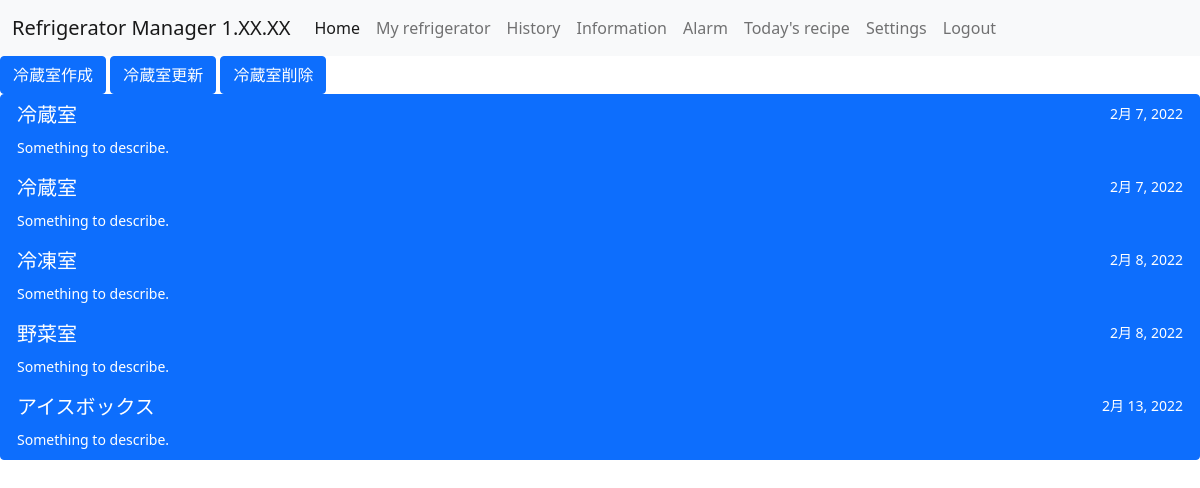
Page /ref/cpmt_list/ on the earlier database version.
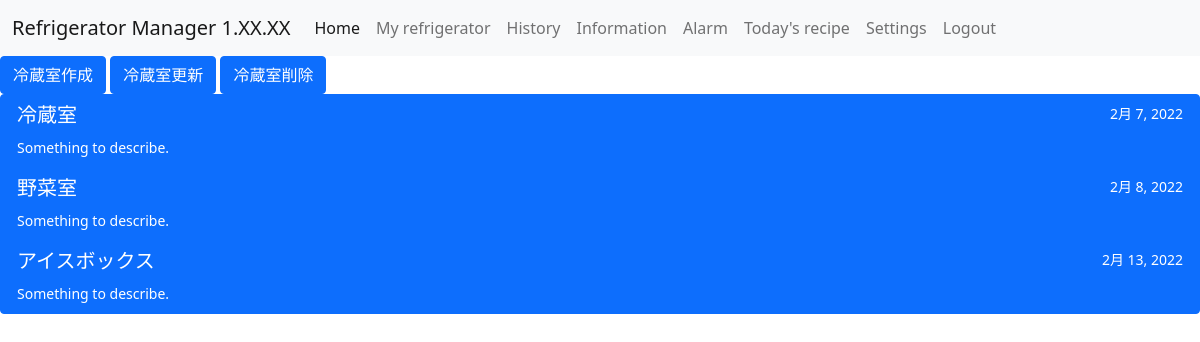
Same page on the later database version.
### ref_app/models.py (models this page shows, shortened)
class CompartmentModel(models.Model):
    name = models.CharField(
        max_length = 100,
        choices = COMPARTMENT,
    )
    user = models.ForeignKey(User, null=True, on_delete=models.PROTECT)
    refrigerator = models.ForeignKey(RefrigeratorModel, on_delete=models.PROTECT)
    date = models.DateField(auto_now_add=True)

### ref_app/views.py (the view)
# urls.py: path('cpmt_list/', CompartmentList.as_view(), name = 'cpmt'),
class CompartmentList(ListView):
    template_name = 'compartment.html' #←　ref_door.html
    model = CompartmentModel
    def get_queryset(self):
        current_user = self.request.user
        if current_user.is_superuser:
            return CompartmentModel.objects.all()
        else:
            return CompartmentModel.objects.filter(user_id=current_user.id)

### templates/compartment.html (shortened to what this page needs)
{% extends 'base.html' %}
{% block content %}
<a href="{% url 'create_cpmt' %}" class="btn btn-primary">冷蔵室作成</a>
<a href="{% url 'update_cpmt' %}" class="btn btn-primary">冷蔵室更新</a>
<a href="{% url 'delete_cpmt' %}" class="btn btn-primary">冷蔵室削除</a>
<div class="list-group">
    {% for cpmt in object_list %}
    <a href="{% url 'ingre' cpmt.pk %}" class="list-group-item list-group-item-action active" aria-current="true">
      <div class="d-flex w-100 justify-content-between">
        <h5 class="mb-1">{{ cpmt.get_name_display }}</h5>
        <small>{{ cpmt.date }}</small>
      </div>
      <small>Something to describe.</small>
    </a>
    {% endfor %}
</div>
{% endblock content %}

Differences in the rows shown:
no longer on this page (row edited): CompartmentModel: name "冷蔵室", date "2月 7, 2022"
no longer on this page (row edited): CompartmentModel: name "冷凍室", date "2月 8, 2022"
